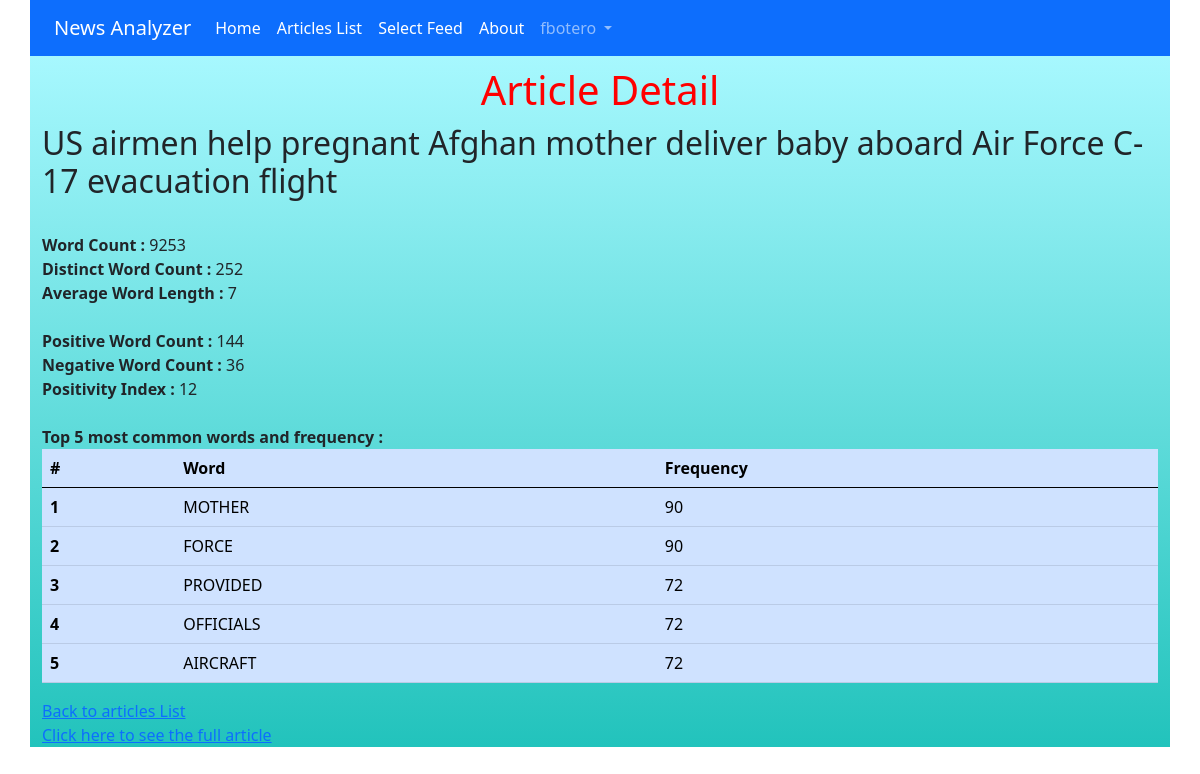
/newsanalyzer/690/ (signed in), run on the app's committed database.
### accounts/models.py (models this page shows)
class CustomUser(AbstractUser):
    age = models.PositiveIntegerField(null=True, blank=True)

### newsanalyzer/models.py (models this page shows, shortened)
class Article(models.Model):
    title = models.CharField(max_length=255, null=True)
    link = models.URLField(null=True)
    description = models.CharField(max_length=255, null=True)
    date = models.CharField(max_length=255, null=True)
    word_count = models.IntegerField(null=True)
    positivity_index = models.IntegerField(null=True)
    record_type = models.IntegerField(null=True)
    num_articles = models.IntegerField(null=True)
    distinct_word_count = models.IntegerField(null=True)
    avg_word_length = models.IntegerField(null=True)
    pos_tally = models.IntegerField(null=True)
    neg_tally = models.IntegerField(null=True)
    common_words_1 = models.CharField(max_length=25, null=True)
    common_words_tally_1 = models.IntegerField(null=True)
    common_words_2 = models.CharField(max_length=25, null=True)
    common_words_tally_2 = models.IntegerField(null=True)
    common_words_3 = models.CharField(max_length=25, null=True)
    common_words_tally_3 = models.IntegerField(null=True)
    common_words_4 = models.CharField(max_length=25, null=True)
    common_words_tally_4 = models.IntegerField(null=True)
    common_words_5 = models.CharField(max_length=25, null=True)
    common_words_tally_5 = models.IntegerField(null=True)

### newsanalyzer/views.py (the view)
# urls.py: path('<int:pk>/', ArticleDetailView.as_view(), name='article_detail'),
class ArticleDetailView(DetailView):
    model = Article
    template_name = 'article_detail.html'

### templates/article_detail.html (shortened to what this page needs)
{% extends 'base.html' %}
{% block content %}
   <div class="main-body container">
      <h1>Article Detail</h1>
      <div>
      <h2>{{ article.title }}</h2>
      <br>
      <span class="font-weight-bold">
            Word Count :
      </span>
      {{ article.word_count }}
      <br>
      <span class="font-weight-bold">
            Distinct Word Count :
      </span>
      {{ article.distinct_word_count }}
      <br>
      <span class="font-weight-bold">
            Average Word Length :
      </span>
      {{ article.avg_word_length }}
      <br>
      <br>
      <span class="font-weight-bold">
            Positive Word Count :
      </span>
      {{ article.pos_tally }}
      <br>
      <span class="font-weight-bold">
            Negative Word Count :
      </span>
      {{ article.neg_tally }}
      <br>
      <span class="font-weight-bold">
         Positivity Index :
      </span>
      {{ article.positivity_index }}
      <br>
      <br>
      <span class="font-weight-bold">
            Top 5 most common words and frequency :
      </span>
      <br>
      <table class="table table-primary">
            <thead>
              <tr>
                <th scope="col">#</th>
                <th scope="col">Word</th>
                <th scope="col">Frequency</th>
              </tr>
            </thead>
            <tbody>
              <tr>
                <th scope="row">1</th>
                <td>{{ article.common_words_1 }}</td>
                <td>{{ article.common_words_tally_1 }}</td>
              </tr>
              <tr>
                <th scope="row">2</th>
                <td>{{ article.common_words_2 }}</td>
                <td>{{ article.common_words_tally_2 }}</td>
              </tr>
              <tr>
                 <th scope="row">3</th>
                  <td>{{ article.common_words_3 }}</td>
                  <td>{{ article.common_words_tally_3 }}</td>
              </tr>
              <tr>
                  <th scope="row">4</th>
                  <td>{{ article.common_words_4 }}</td>
                  <td>{{ article.common_words_tally_4 }}</td>
              </tr>
              <tr>
                  <th scope="row">5</th>
                  <td>{{ article.common_words_5 }}</td>
                  <td>{{ article.common_words_tally_5 }}</td>
              </tr>
            </tbody>
          </table>
      <a href="{% url 'article_list' %}">Back to articles List</a>
      <br>
         <a href="{{ article.link }}" target="_blank">Click here to see the full article</a>
      </div>
   </div>
{% endblock content %}

### templates/base.html (shortened to what this page needs)
{% load static %}
<html>
    <head>
        <link href="https://cdn.jsdelivr.net/npm/bootstrap@5.0.1/dist/css/bootstrap.min.css" rel="stylesheet">
        <link rel="stylesheet" href="{% static 'css/style.css' %}">
    </head>
    <body>
      <nav class="navbar navbar-expand-lg navbar-dark bg-primary container">
        <div class="container-fluid">
          <a class="navbar-brand" href="{% url 'home' %}">News Analyzer</a>
          <div class="collapse navbar-collapse" id="navbarNavDropdown">
            <ul class="navbar-nav">
              <li class="nav-item">
                <a class="nav-link active" aria-current="page" href="{% url 'home' %}">Home</a>
              </li>
              <li class="nav-item">
                <a class="nav-link active" href="{% url 'article_list' %}">Articles List</a>
              </li>
              <li class="nav-item">
                <a class="nav-link active" href="{% url 'article_create' %}">Select Feed
                </a>
              </li>
              <li class="nav-item">
                <a class="nav-link active" href="{% url 'about' %}">About</a>
              </li>
              <li class="nav-item dropdown">
               {% if user.is_authenticated %}
                    <a class="nav-link dropdown-toggle" href="#" id="navbarDropdownMenuLink" role="button" data-bs-toggle="dropdown" aria-expanded="false">
                    {{ user.username }}
                    </a>
                {% endif %}
                </li>
            </ul>
          </div>
        </div>
      </nav>
        <main>
            {% block content %}
            {% endblock content %}
            <br>
        </main>
      </body>
</html>

### static/css/style.css (style rules this page uses)
h1 { color: red; margin: 10px; text-align: center; }
.container { display: flex; flex-direction: column; }
.main-body { background: rgb(34,195,188); background: linear-gradient(0deg, rgba(34,195,188,1) 0%, rgba(45,238,253,0.4206057422969187) 100%); }
.font-weight-bold { font-weight: bold; }

### data on the page
CustomUser: username "fbotero"
Article: title "US airmen help pregnant Afghan mother deliver baby aboard Air Force C-17 evacuation flight", word_count "9253", distinct_word_count "252", avg_word_length "7", pos_tally "144", neg_tally "36", positivity_index "12", common_words_1 "MOTHER", common_words_tally_1 "90", common_words_2 "FORCE", common_words_tally_2 "90", common_words_3 "PROVIDED", common_words_tally_3 "72", common_words_4 "OFFICIALS", common_words_tally_4 "72", common_words_5 "AIRCRAFT", common_words_tally_5 "72"
